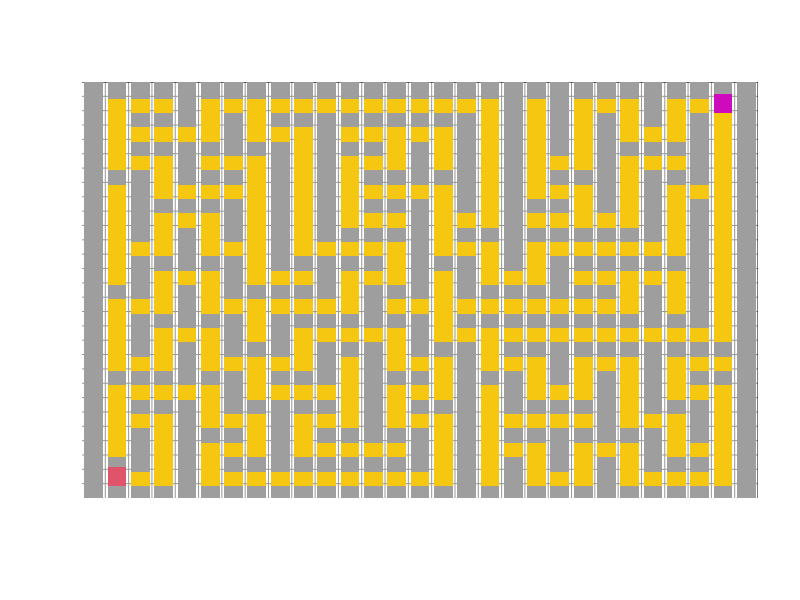

Recreate this plot in R.


maze=function(size,cex_set=2.5){
  #initiate
  size2=2*size-3
  block_map=matrix(0,size,size)
  maze_map=matrix(1,size2,size2)
  for(i in 1:(size-2)){
    for(j in 1:(size-2)){
      maze_map[2*i,2*j]=0
    }
  }
  #四面的圍牆
  block_map[1,]=1
  block_map[size,]=1
  block_map[,1]=1
  block_map[,size]=1
  
  #上下左右操作
  move=list(c(-1,0),c(1,0),c(0,-1),c(0,1))
  
  #用於判斷操作是否越界
  in_map=function(x,y){
    return((1<=x)&&(x<=size)&&(1<=y)&&(y<=size))
  }
  
  #connect用於拆牆
  connect=function(x,y,xx,yy){
    maze_map[(x+xx)-2,(y+yy)-2]<<- 0 #原本是<<-
  }
  
  #用於計算該節點周圍有幾面牆
  neighbor_count=function(x,y){
    temp=0
    for(i in 1:4){
      if(in_map(x+move[[i]][1],y+move[[i]][2])){
        if(block_map[x+move[[i]][1],y+move[[i]]][2]==1){
          temp=temp+1
        }
      }
    }
    return(temp)
  }
  
  
  #前準備(?)
  dfs=function(x,y){
    print(c(x,y,neighbor_count(x,y)))
    if(neighbor_count(x,y)==4){return}
    direction=c(FALSE,FALSE,FALSE,FALSE)
    while(neighbor_count(x,y)<4){
      temp=-1
      
      while(temp==-1 || direction[temp]==TRUE){
        temp=sample(1:4,1)
      }
      
      xx=x+move[[temp]][1]
      yy=y+move[[temp]][2]
      
      if(in_map(xx,yy)&&block_map[xx,yy]==0){
        block_map[xx,yy]<<-1
        connect(x,y,xx,yy)
        dfs(xx,yy)
        
        direction[temp]=TRUE
        if(neighbor_count(x,y)==4){
          return
        }
      }
    }
    return
  }
  
  #設起點，並開始生成地圖矩陣
  block_map[2,2]=1
  dfs(2,2)
  
  #生成地圖
  windows()
  plot(0,0,xlim=c(0,size2),ylim=c(0,size2),type="n",xaxs="i",yaxs="i",xlab="",ylab="",axes=0)
  for(i in 1:(size2-1)){
    abline(h=i,col="gray60") #水平線
    abline(v=i,col="gray60")
  }
  abline(h=size2)
  abline(v=size2)
  for(i in 1:size2){
    for(j in 1:size2){
      if(maze_map[i,j]==1){
        points(i-0.5,j-0.5,col=8,pch=15,cex=cex_set)
      }else{
        points(i-0.5,j-0.5,col=7,pch=15,cex=cex_set)
      }
    }
  }
  
  now.x=2
  now.y=2
  dest.x=size2-1
  dest.y=size2-1
  points(now.x-0.5,now.y-0.5,col=2,pch=15,cex=cex_set)
  points(dest.x-0.5,dest.y-0.5,col=6,pch=15,cex=cex_set)
  
  keydown=function(K){
    K=tolower(K)
    points(K)
    
    if(K=="down"){
      if(now.y>2&&maze_map[now.x,now.y-1]==0){
        points(now.x-0.5,now.y-0.5,col=7,pch=15,cex=cex_set)        
        now.y<<-now.y-1
        points(now.x-0.5,now.y-0.5,col=2,pch=15,cex=cex_set)
      }
    }
    
    if(K=="up"){
      if(now.y<size2-1 && maze_map[now.x,now.y+1]==0){
        points(now.x-0.5,now.y-0.5,col=7,pch=15,cex=cex_set)
        now.y<<-now.y+1
        points(now.x-0.5,now.y-0.5,col=2,pch=15,cex=cex_set)
      }
    }
    
    if(K=="left"){
      if(now.x>2&&maze_map[now.x-1,now.y]==0){
        points(now.x-0.5,now.y-0.5,col=7,pch=15,cex=cex_set)
        now.x<<-now.x-1
        points(now.x-0.5,now.y-0.5,col=2,pch=15,cex=cex_set)
      }
    }
    
    if(K=="right"){
      if(now.x<size2-1 && maze_map[now.x+1,now.y]==0){
        points(now.x-0.5,now.y-0.5,col=7,pch=15,cex=cex_set)
        now.x<<-now.x+1
        points(now.x-0.5,now.y-0.5,col=2,pch=15,cex=cex_set)
      }
    }
    
    if(now.x==dest.x && now.y==dest.y){
      text(2,2,label="You Win",cex=3)
      getGraphicsEvent(onKeybd =NULL)
    }
  }
  
  
  getGraphicsEvent(onKeybd = keydown)
  
}

maze(16)
